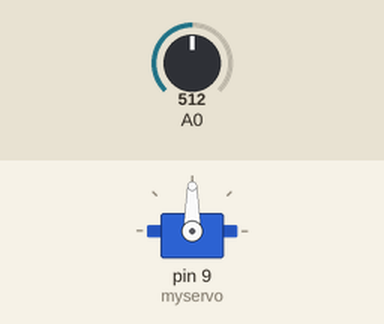
Bench run of a sketch on a simulated Arduino Uno, built with avr-gcc and run on an emulated ATmega328P. Shown: servo. Inputs (shaded band) come from the test bench; at power-on: A0 = 512. What the sketch prints to the serial monitor is not drawn.

Above: at 1.2 s.
1.3 s: A0 set to 716
At 1.8 s:
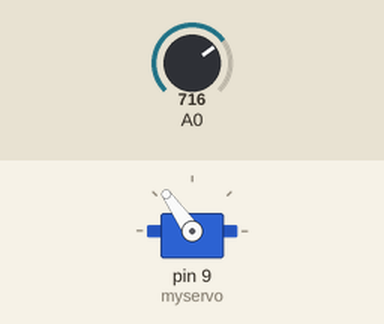
2.8 s: A0 set to 900
At 3.1 s:
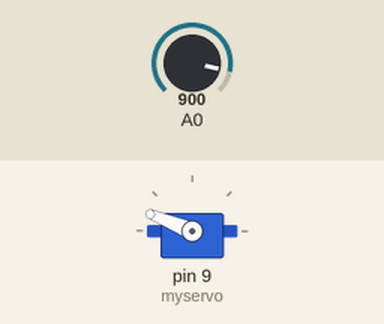
4.3 s: A0 set to 1023
At 5.4 s:
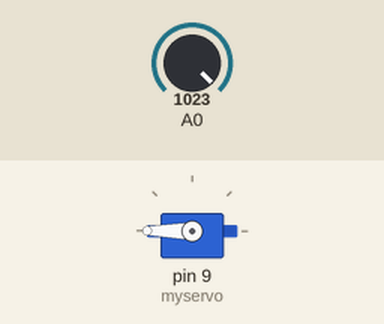
5.8 s: A0 set to 306
At 6.6 s:
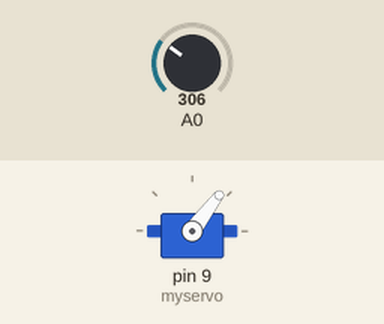
7.3 s: A0 set to 122
At 7.6 s:
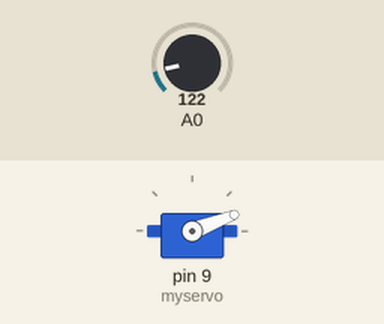
8.8 s: A0 set to 0
At 9.8 s:
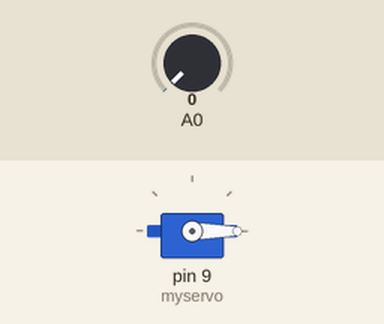
Timing chart, 0 to 11.3 s (numbered marks = the images above; inputs shaded):
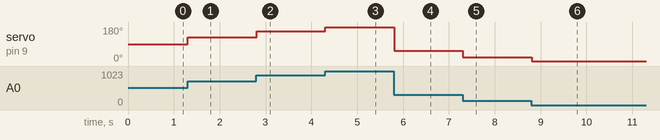

Measured:
- after the input at 1.3 s, servo on pin 9 (myservo): 90° → 125° at once
- after the input at 2.8 s, servo on pin 9 (myservo): 125° → 158° at once
- after the input at 4.3 s, servo on pin 9 (myservo): 158° → 180° at once
- after the input at 5.8 s, servo on pin 9 (myservo): 180° → 53° at once
- after the input at 7.3 s, servo on pin 9 (myservo): 53° → 21° at once
- after the input at 8.8 s, servo on pin 9 (myservo): 21° → 0° at once

The sketch:

knob_calibration.ino
```cpp
/*
  knob_calibration

  Reads an analog input on pin 0, converts it to a servo range, sets a servo on pin 9 to the position,
  and prints value to serial monitor.
*/
#include <Servo.h>

Servo myservo;

int servo_high = 180;
int servo_low = 0;
int pot_high = 1023;
int pot_low = 0;

// the setup routine runs once when you press reset:
void setup() {
  myservo.attach(9);
  // initialize serial communication at 9600 bits per second:
  Serial.begin(9600);
}

// the loop routine runs over and over again forever:
void loop() {
  // read the input on analog pin 0:
  int sensorValue = analogRead(A0);
  // Convert the analog reading (which goes from 0 - 1023) to a servo output (0,180):
  int servo_out = sensorValue * (float)(servo_high-servo_low)/(float)(pot_high-pot_low);
  // print out the servo values
  Serial.println(servo_out);
  // Write to servo
  myservo.write(servo_out);
}
```
